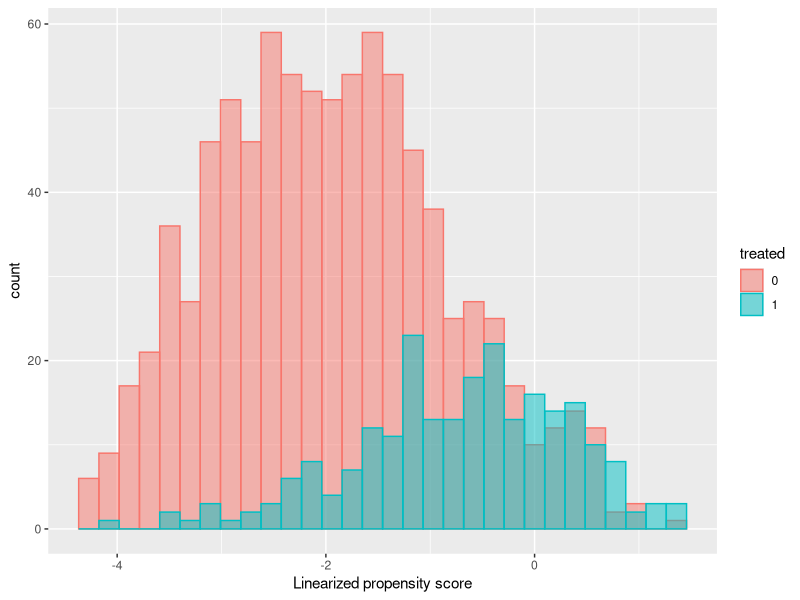
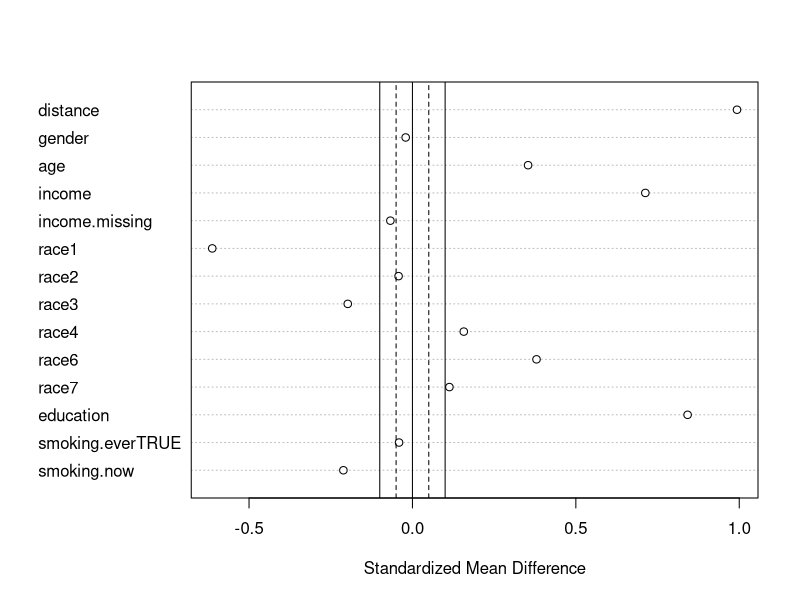
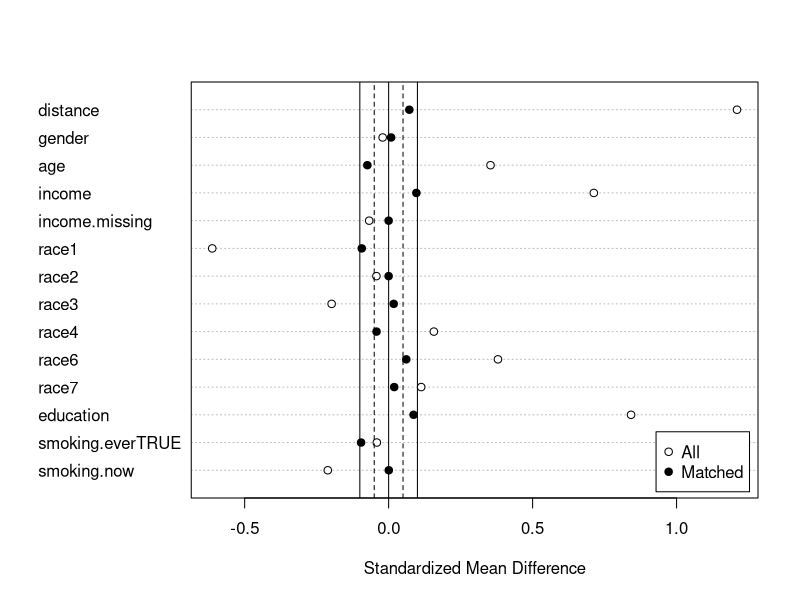
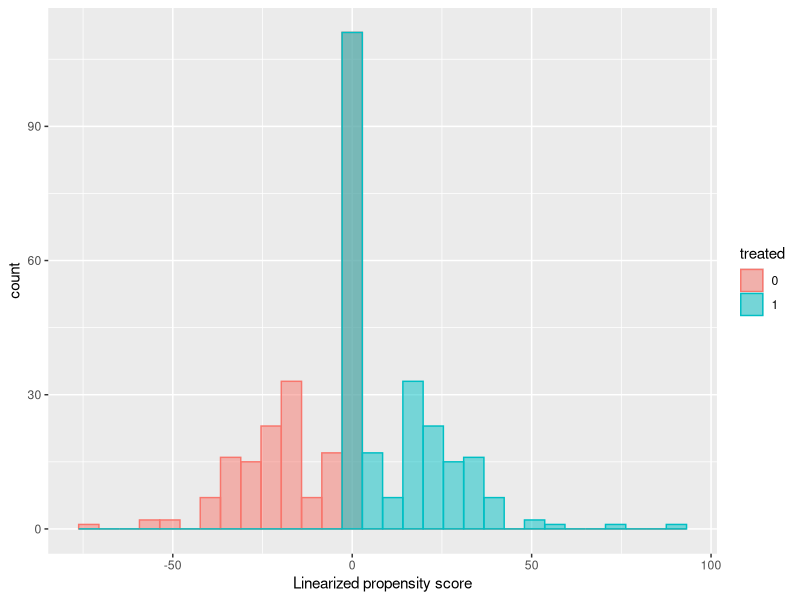

Source code (R) for these figures, in order:

# Following Example 8

library(MatchIt)
library(tidyverse)
library(ggplot2)

fish <- read_csv("nhanes_fish.csv")

fish_clean <- fish %>%
  mutate(high_fish = ifelse(fish.level == "high", 1, 0)) %>%
  mutate(race = as.factor(race)) %>%
  select(high_fish, gender, age, income, income.missing, race, education,
         smoking.ever, smoking.now)

# Propensity Score Calculation
model <- glm(high_fish ~ ., data = fish_clean, family = "binomial")
eps <- predict(model, type = "response")
lps <- predict(model)

temp.data <- data.frame(lps = lps, treated = as.factor(fish_clean$high_fish))
ggplot(temp.data, aes(x = lps, fill = treated, color = treated)) + 
  geom_histogram(alpha = 0.5, position = "identity") + 
  xlab("Linearized propensity score") 



# Original Covariate Balancing

m.out0 <- matchit(high_fish ~ gender + age + income + income.missing + race +
                    education + smoking.ever + smoking.now, data = fish_clean,
                  method = NULL, distance = "glm")

summary(m.out0)
plot0 = plot(summary(m.out0), abs = F)
plot0

# Matched Covariate Balancing
m.out1 <- matchit(high_fish ~ gender + age + income + income.missing + race +
                    education + smoking.ever + smoking.now, data = fish_clean,
                  estimand = "ATT", 
                  method = "nearest", distance = lps)
summary(m.out1)
plot1 = plot(summary(m.out1), abs = F)
plot1

matched_fish <- match_data(m.out1)

matched_model <- glm(high_fish ~ ., data = matched_fish, family = "binomial")
matched_eps <- predict(matched_model, type = "response")
matched_lps <- predict(matched_model)
matched_temp.data <- data.frame(lps = matched_lps, treated = as.factor(matched_fish$high_fish))

ggplot(matched_temp.data, aes(x = matched_lps, fill = treated, color = treated)) + 
  geom_histogram(alpha = 0.5, position = "identity") + 
  xlab("Linearized propensity score") 
